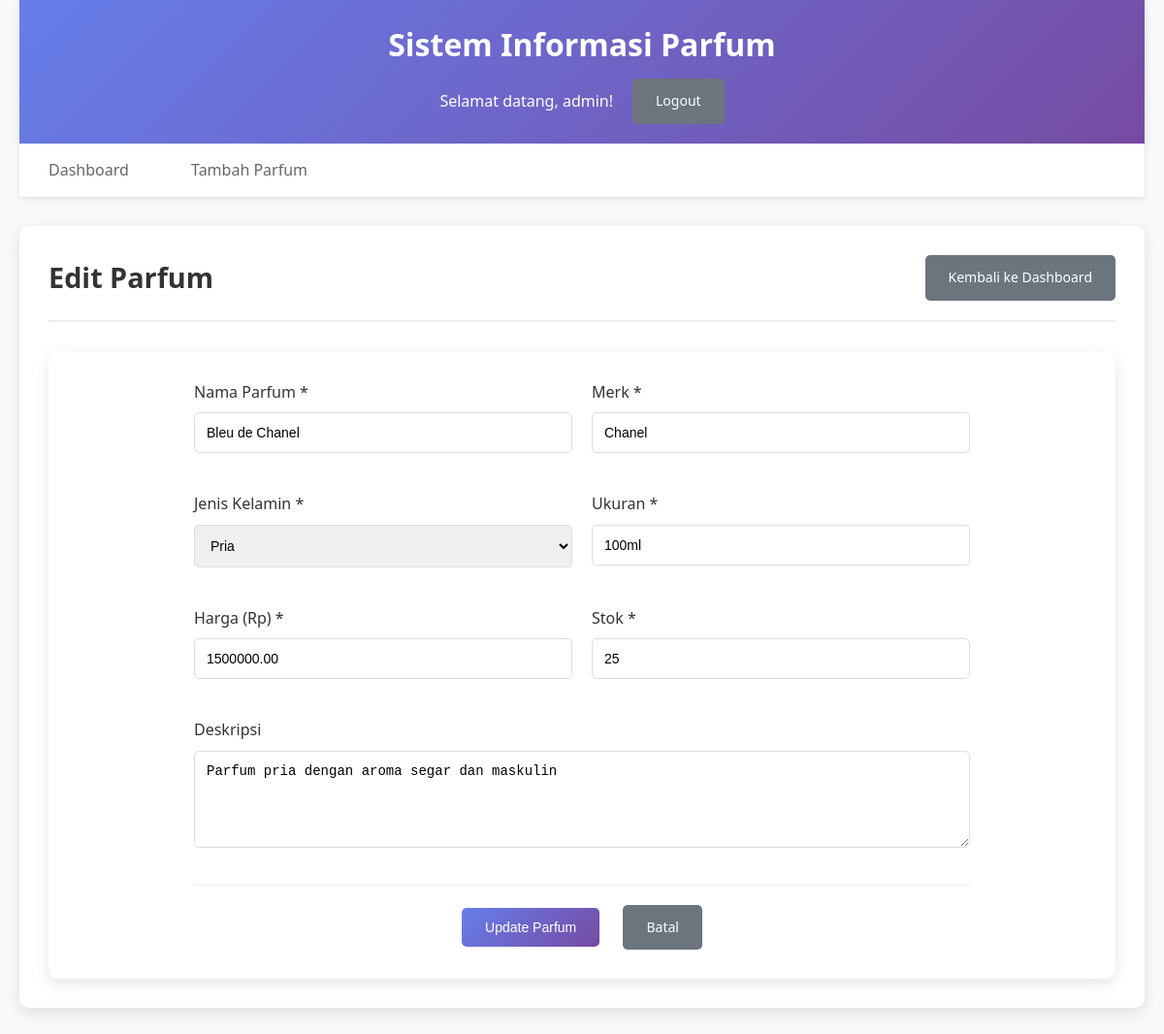
Page /edit_parfum.php?id=1 (signed in) on the committed database.
### tables this page shows
CREATE TABLE IF NOT EXISTS parfum (
    id INT AUTO_INCREMENT PRIMARY KEY,
    nama_parfum VARCHAR(100) NOT NULL,
    merk VARCHAR(50) NOT NULL,
    jenis_kelamin ENUM('Pria', 'Wanita', 'Unisex') NOT NULL,
    ukuran VARCHAR(20) NOT NULL,
    harga DECIMAL(10,2) NOT NULL,
    stok INT NOT NULL DEFAULT 0,
    deskripsi TEXT,
    gambar VARCHAR(255),
    created_at TIMESTAMP DEFAULT CURRENT_TIMESTAMP,
    updated_at TIMESTAMP DEFAULT CURRENT_TIMESTAMP ON UPDATE CURRENT_TIMESTAMP
);

### edit_parfum.php (the view, shortened to what this page needs)
<?php
require_once 'config.php';
$id = isset($_GET['id']) ? (int)$_GET['id'] : 0;
$stmt = $pdo->prepare("SELECT * FROM parfum WHERE id = ?");
$stmt->execute([$id]);
$parfum = $stmt->fetch();
?>
<!DOCTYPE html>
<html lang="id">
<head>
    <link rel="stylesheet" href="style.css">
</head>
<body>
    <div class="container">
        <header class="header">
            <h1>Sistem Informasi Parfum</h1>
            <div class="user-info">
                <span>Selamat datang, <?php echo htmlspecialchars($_SESSION['username']); ?>!</span>
                <a href="logout.php" class="btn btn-secondary">Logout</a>
            </div>
        </header>
        <nav class="navigation">
            <a href="dashboard.php" class="nav-link">Dashboard</a>
            <a href="add_parfum.php" class="nav-link">Tambah Parfum</a>
        </nav>
        <main class="main-content">
            <div class="content-header">
                <h2>Edit Parfum</h2>
                <div class="actions">
                    <a href="dashboard.php" class="btn btn-secondary">Kembali ke Dashboard</a>
                </div>
            </div>
            <div class="form-container">
                <form method="POST" action="" class="parfum-form">
                    <div class="form-row">
                        <div class="form-group">
                            <label for="nama_parfum">Nama Parfum *</label>
                            <input type="text" id="nama_parfum" name="nama_parfum" value="<?php echo htmlspecialchars($parfum['nama_parfum']); ?>" required>
                        </div>
                        <div class="form-group">
                            <label for="merk">Merk *</label>
                            <input type="text" id="merk" name="merk" value="<?php echo htmlspecialchars($parfum['merk']); ?>" required>
                        </div>
                    </div>
                    <div class="form-row">
                        <div class="form-group">
                            <label for="jenis_kelamin">Jenis Kelamin *</label>
                            <select id="jenis_kelamin" name="jenis_kelamin" required>
                                <option value="Pria" <?php echo $parfum['jenis_kelamin'] == 'Pria' ? 'selected' : ''; ?>>Pria</option>
                            </select>
                        </div>
                        <div class="form-group">
                            <label for="ukuran">Ukuran *</label>
                            <input type="text" id="ukuran" name="ukuran" value="<?php echo htmlspecialchars($parfum['ukuran']); ?>" placeholder="contoh: 100ml, 50ml" required>
                        </div>
                    </div>
                    <div class="form-row">
                        <div class="form-group">
                            <label for="harga">Harga (Rp) *</label>
                            <input type="number" id="harga" name="harga" value="<?php echo htmlspecialchars($parfum['harga']); ?>" min="0" step="1000" required>
                        </div>
                        <div class="form-group">
                            <label for="stok">Stok *</label>
                            <input type="number" id="stok" name="stok" value="<?php echo htmlspecialchars($parfum['stok']); ?>" min="0" required>
                        </div>
                    </div>
                    <div class="form-group">
                        <label for="deskripsi">Deskripsi</label>
                        <textarea id="deskripsi" name="deskripsi" rows="4" placeholder="Deskripsi parfum (opsional)"><?php echo htmlspecialchars($parfum['deskripsi']); ?></textarea>
                    </div>
                    <div class="form-actions">
                        <button type="submit" class="btn btn-primary">Update Parfum</button>
                        <a href="dashboard.php" class="btn btn-secondary">Batal</a>
                    </div>
                </form>
            </div>
        </main>
    </div>
</body>
</html>

### style.css (style rules this page uses)
* { margin: 0; padding: 0; box-sizing: border-box; }
body { font-family: 'Segoe UI', Tahoma, Geneva, Verdana, sans-serif; line-height: 1.6; color: #333; background-color: #f8f9fa; }
.container { max-width: 1200px; margin: 0 auto; padding: 0 20px; }
.header { background: linear-gradient(135deg, #667eea 0%, #764ba2 100%); color: white; padding: 20px 0; box-shadow: 0 2px 10px rgba(0,0,0,0.1); }
.header h1 { text-align: center; margin-bottom: 10px; font-size: 2rem; }
.user-info { display: flex; justify-content: center; align-items: center; gap: 20px; margin-top: 10px; }
.navigation { background: white; padding: 15px 0; box-shadow: 0 2px 5px rgba(0,0,0,0.1); margin-bottom: 30px; }
.nav-link { text-decoration: none; color: #666; padding: 10px 20px; margin: 0 10px; border-radius: 5px; transition: all 0.3s ease; }
.main-content { background: white; padding: 30px; border-radius: 10px; box-shadow: 0 5px 15px rgba(0,0,0,0.1); margin-bottom: 30px; }
.content-header { display: flex; justify-content: space-between; align-items: center; margin-bottom: 30px; padding-bottom: 20px; border-bottom: 2px solid #eee; }
.content-header h2 { color: #333; font-size: 1.8rem; }
.btn { display: inline-block; padding: 12px 24px; text-decoration: none; border-radius: 5px; border: none; cursor: pointer; font-size: 14px; font-weight: 500; transition: all 0.3s ease; text-align: center; }
.btn-primary { background: linear-gradient(135deg, #667eea 0%, #764ba2 100%); color: white; }
.btn-secondary { background-color: #6c757d; color: white; }
.form-container { background: white; padding: 30px; border-radius: 10px; box-shadow: 0 5px 15px rgba(0,0,0,0.1); }
.parfum-form { max-width: 800px; margin: 0 auto; }
.form-row { display: flex; gap: 20px; margin-bottom: 20px; }
.form-group { flex: 1; margin-bottom: 20px; }
.form-group label { display: block; margin-bottom: 8px; font-weight: 500; color: #333; }
.form-group input, .form-group select, .form-group textarea { width: 100%; padding: 12px; border: 1px solid #ddd; border-radius: 5px; font-size: 14px; transition: border-color 0.3s ease; }
.form-group textarea { resize: vertical; min-height: 100px; }
.form-actions { text-align: center; margin-top: 30px; padding-top: 20px; border-top: 1px solid #eee; }
.form-actions .btn { margin: 0 10px; }

### rows in the picture
parfum: nama_parfum "Bleu de Chanel", merk "Chanel", jenis_kelamin "Pria", ukuran "100ml", harga "1500000.00", stok "25", deskripsi "Parfum pria dengan aroma segar dan maskulin"

### other values in the picture
$_SESSION['username'] "admin"
